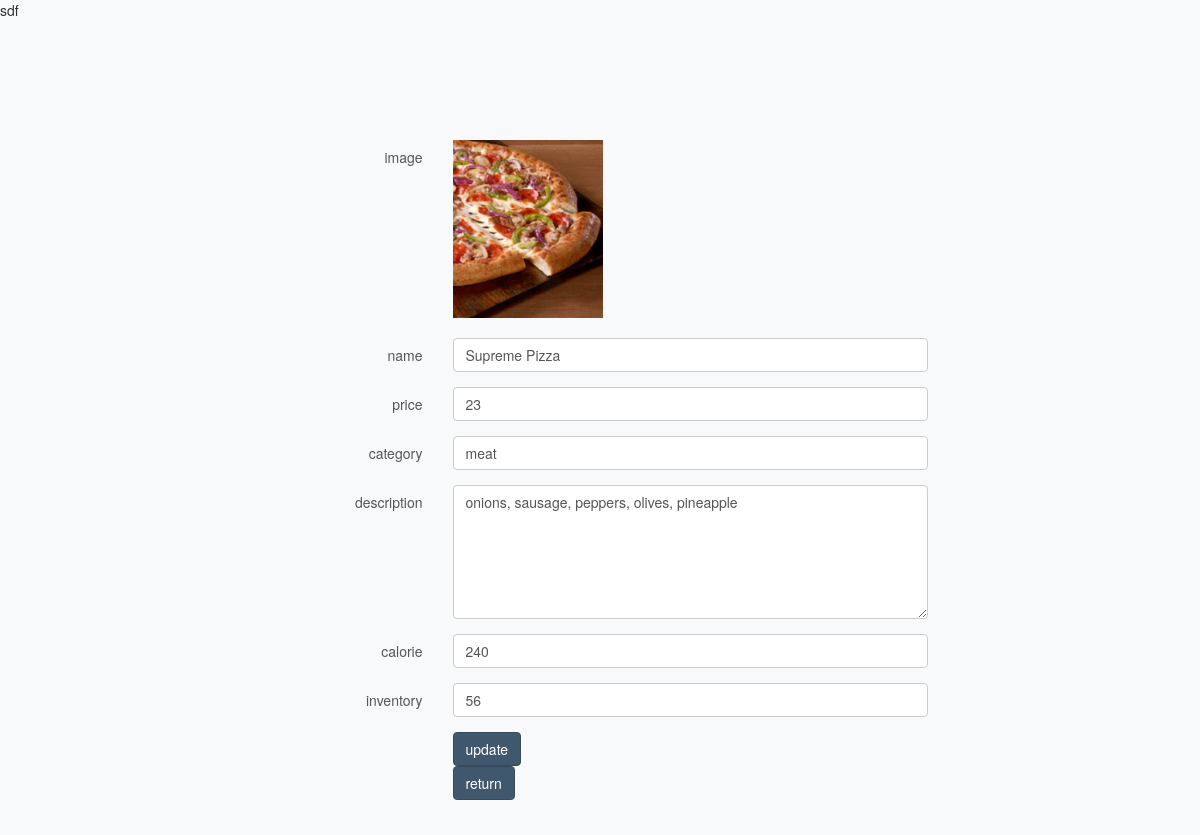
The app's page /pizza/dish_add.php?dish_id=1 with its own data.
### tables this page shows
CREATE TABLE `dish` (
  `id` int(11) NOT NULL,
  `name` varchar(255) NOT NULL,
  `description` varchar(255) NOT NULL,
  `price` double NOT NULL,
  `category` text NOT NULL,
  `calorie` int(11) NOT NULL,
  `photo` text,
  `inventory` int(11) NOT NULL,
  `type` int(10) DEFAULT NULL
);

### pizza/static/common.php (called while the page is built, shortened)
<?php
function getConnection() {
    return mysqli_connect("localhost","root","root", "pizzapizza");
}
function getDishByID($id) {
$con = getConnection();
    $query = "SELECT * FROM dish where id = ".$id;
    $result = mysqli_query($con,$query);
    $dish_arr = [];
    while($row=mysqli_fetch_assoc($result)){
        array_push($dish_arr, $row);
    }
    return $dish_arr;
}

### pizza/dish_add.php (the view, shortened to what this page needs)
<?php
require 'static/common.php';
if (isset($_GET['dish_id'])){
    $id = $_GET['dish_id'];
    $detail_dish = getDishByID($id);
}
?>
<!DOCTYPE html>
<html lang="en">
<head>
    <link rel="stylesheet" href="assets/bootstrap.css">
    <link rel="stylesheet" href="assets/admin.css">
    <link rel="stylesheet" href="css/index.css">
    <link rel="stylesheet" href="assets/img/font-awesome.css">
</head>
<body>
<div class="main">
    <div class="container-fluid">
        <form class="form-horizontal"  enctype="multipart/form-data">
            <div class="form-group">
                <label class="col-sm-3 control-label">image</label>
                <div class="col-sm-6">
                    <label class="form-image">
                        <img id="image" src="<?php echo $detail_dish[0]['photo']?>">
                    </label>
                </div>
            </div>
            <div class="form-group">
                <label for="email" class="col-sm-3 control-label">name</label>
                <div class="col-sm-6">
                    <input id="name" class="form-control" name="name" type="type" placeholder="name" value="<?php echo $detail_dish[0]['name']?>">
                </div>
            </div>
            <div class="form-group">
                <label for="slug" class="col-sm-3 control-label">price</label>
                <div class="col-sm-6">
                    <input id="price" class="form-control" name="price" type="type" placeholder="price" value="<?php echo $detail_dish[0]['price']?>">
                </div>
            </div>
            <div class="form-group">
                <label for="nickname" class="col-sm-3 control-label">category</label>
                <div class="col-sm-6">
                    <input id="category" class="form-control" name="category" type="type" placeholder="category" value="<?php echo $detail_dish[0]['category']?>">
                </div>
            </div>
            <div class="form-group">
                <label for="bio" class="col-sm-3 control-label">description</label>
                <div class="col-sm-6">
                    <textarea id="description" class="form-control" placeholder="description" cols="30" rows="6"><?php echo $detail_dish[0]['description']?></textarea>
                </div>
            </div>
            <div class="form-group">
                <label for="bio" class="col-sm-3 control-label">calorie</label>
                <div class="col-sm-6">
                    <input id="calorie" class="form-control" name="calorie" type="type" placeholder="calorie" value="<?php echo $detail_dish[0]['calorie']?>">
                </div>
            </div>
            <div class="form-group">
                <label for="bio" class="col-sm-3 control-label">inventory</label>
                <div class="col-sm-6">
                    <input id="inventory" class="form-control" name="inventory" type="type" placeholder="inventory" value="<?php echo $detail_dish[0]['inventory']?>">
                </div>
            </div>
            <div class="form-group">
                <div class="col-sm-offset-3 col-sm-6">
                    <button type="submit" class="btn btn-primary" id="update">update</button>
                    <button type="button" class="btn btn-primary" id="return">return</button>
                </div>
            </div>
        </form>
    </div>
</div>
</body>
</html>

### pizza/assets/admin.css (style rules this page uses)
.form-control { box-shadow: none; }
body { background-color: #f8f9fb; -webkit-font-smoothing: antialiased; -moz-osx-font-smoothing: grayscale; }
.main { position: relative; overflow: hidden; min-width: 844px; min-height: 100vh; padding: 70px 5px 20px 185px; }
.main .container-fluid label { color: #555; font-weight: normal; }
.main .container-fluid textarea { resize: vertical; }
.main .container-fluid .form-horizontal { margin-top: 50px; }
.main .container-fluid .form-image { position: relative; background-color: #fff; }
.main .container-fluid .form-image img { max-width: 150px; }

### pizza/css/index.css (style rules this page uses)
.btn { display: block; }

### records on screen
dish: photo (picture), name "Supreme Pizza", price "23", category "meat", description "onions, sausage, peppers, olives, pineapple", calorie "240", inventory "56"
